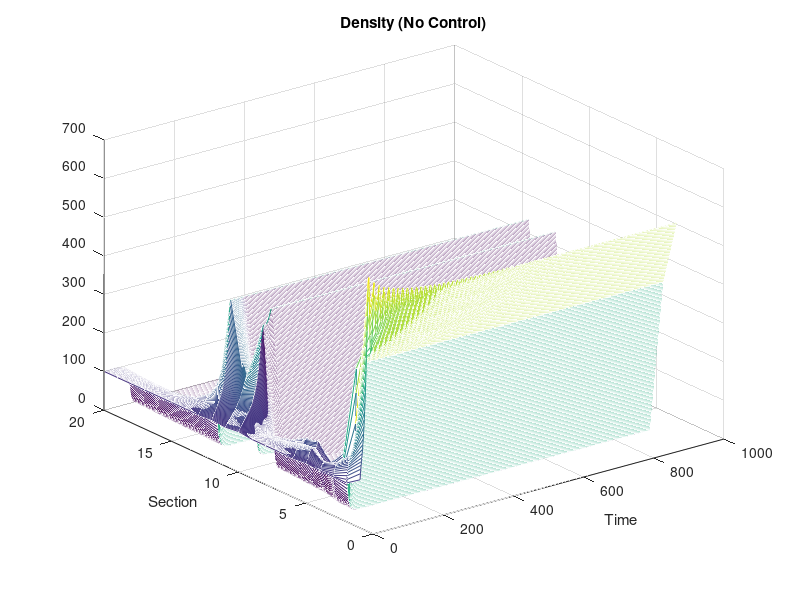
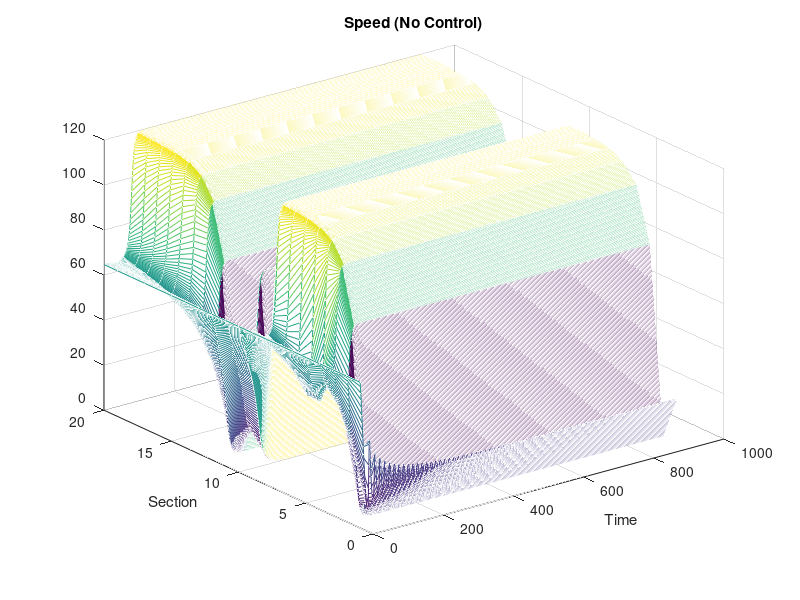
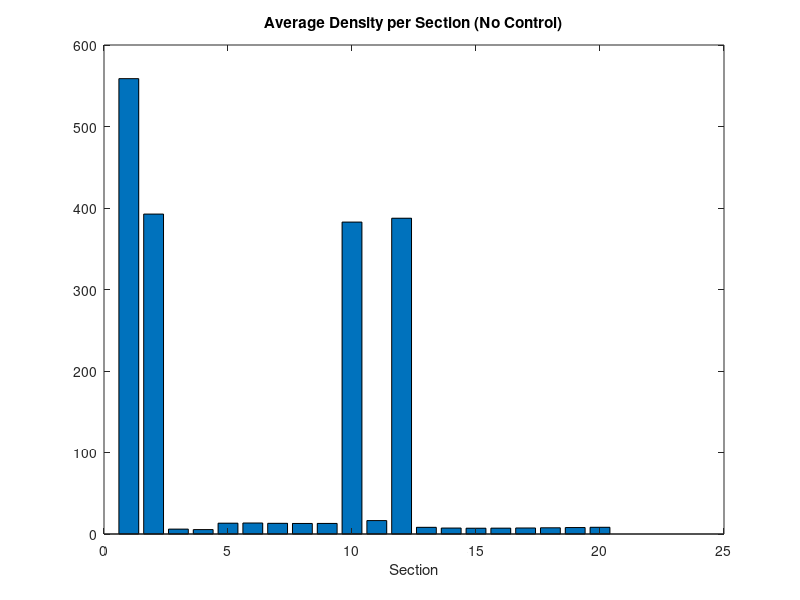
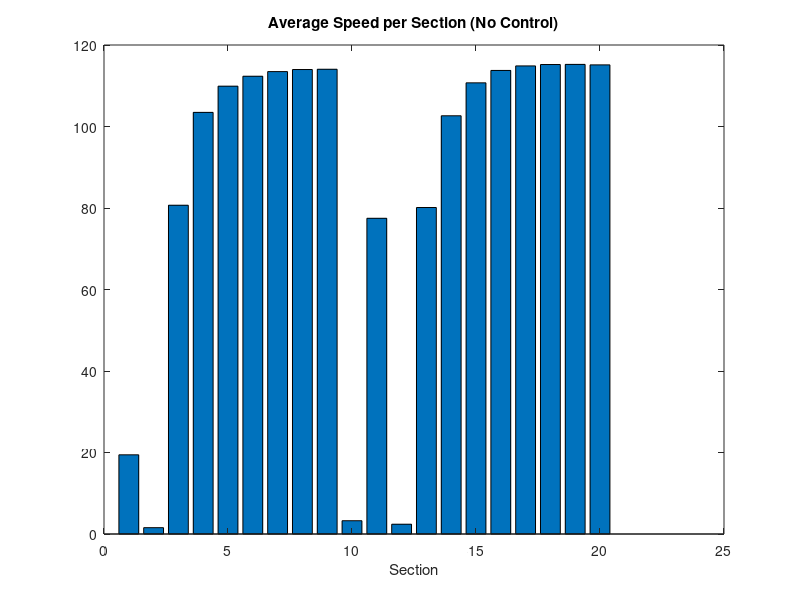

Here is the MATLAB script that generated these plots, in order:
clear variables;

%% Model Parameters
N = 20;                          % Sections
K = 360*2+180;                   % Time horizon (2h)
T = 10/3600;                     % 10 s timestep
tau = 0.02; l = 1.4; m = 4;      % Dynamics parameters
eta = 4; chi = 40;               % Anticipation & smoothing

L = 0.5 * ones(N,1);             % Section length [km]
vf = 120 * ones(N,1);            % Free-flow speed
rho_max = 400 * ones(N,1);       % Max density
rho_cr = 110 * ones(N,1);        % Critical density

Ir = zeros(N,1);
Ir([5,10,12]) = 1;

%% Ramp demand
dem = zeros(N,K+1);
dem(5,:)  = 700;
dem(10,:) = 800;
dem(12,:) = 650;

%% Initial Conditions
rho_iniz = 100 * ones(N,1);       % Higher starting congestion
v_iniz = vf .* (1 - (rho_iniz ./ rho_max).^l).^m;
q_iniz = rho_iniz .* v_iniz;

%% Boundary Conditions - Section 0
rho_sez0 = 90 * ones(K,1);       % Higher upstream density
v_sez0 = vf(1) * ones(K,1);
q_sez0 = rho_sez0 .* v_sez0;

%% Boundary Conditions - Section N
rho_sezfin = 80 * ones(K,1);
v_sezfin = vf(N) .* (1 - (rho_sezfin ./ rho_max(N)).^l).^m;
q_sezfin = rho_sezfin .* v_sezfin;

%% State Variables
rho = zeros(N,K+1);
v = zeros(N,K+1);
q = zeros(N,K+1);
r = dem;                          % Fixed onramp inflow

%% k = 1 initialization
rho(1,1) = rho_iniz(1) + T/L(1)*(q_sez0(1) - q_iniz(1));
v(1,1) = max(0, v_iniz(1) + T/tau*(vf(1)*(1 - (rho_iniz(1)/rho_max(1))^l)^m - v_iniz(1)));

for i=2:N
    rho(i,1) = rho_iniz(i) + T/L(i)*(q_iniz(i-1) + r(i,1)*Ir(i) - q_iniz(i));
    rho(i,1) = min(rho(i,1), rho_max(i));
    v(i,1) = max(0, v_iniz(i) + T/tau*(vf(i)*(1 - (rho_iniz(i)/rho_max(i))^l)^m - v_iniz(i)));
end

%% Simulation loop
for k = 1:K
    q(:,k) = rho(:,k) .* v(:,k);

    % Section 1
    rho(1,k+1) = rho(1,k) + T/L(1)*(q_sez0(k) - q(1,k));
    v(1,k+1) = max(0, v(1,k) + T/tau*(vf(1)*(1 - (rho(1,k)/rho_max(1))^l)^m - v(1,k)));

    % All other sections
    for i = 2:N
        inflow = q(i-1,k) + r(i,k)*Ir(i);
        rho(i,k+1) = rho(i,k) + T/L(i)*(inflow - q(i,k));
        rho(i,k+1) = min(rho(i,k+1), rho_max(i));

        % Anticipation and convection terms
        if i < N
            anticipation = (rho(i+1,k) - rho(i,k)) / (rho(i,k) + chi);
        else
            anticipation = (rho_sezfin(k) - rho(i,k)) / (rho(i,k) + chi);
        end
        convection = v(i,k) * (v(i,k) - v(i-1,k));

        v(i,k+1) = v(i,k) + (T/tau) * ...
            (vf(i)*(1 - (rho(i,k)/rho_max(i))^l)^m - v(i,k) ...
             - (T/L(i)) * convection ...
             - (eta*T/L(i)) * anticipation);
        v(i,k+1) = max(v(i,k+1), 0);
    end
end

%% Metrics
TTT = sum(sum(rho)) * L(1) * T;
avg_rho = mean(rho,2);
avg_v = mean(v,2);
%% Plots
figure; mesh(rho); title('Density (No Control)'); xlabel('Time'); ylabel('Section');
figure; mesh(v); title('Speed (No Control)'); xlabel('Time'); ylabel('Section');
figure; bar(avg_rho); title('Average Density per Section (No Control)'); xlabel('Section');
figure; bar(avg_v); title('Average Speed per Section (No Control)'); xlabel('Section');
fprintf('Total Travel Time (No Control): %.2f veh·h\\n', TTT);

ramp_sections = find(Ir == 1);  % Indices of sections with on-ramps
time = 0:K;                     % Time steps

for idx = 1:length(ramp_sections)
    i_section = ramp_sections(idx);
    
    figure;
    subplot(2,1,1);
    plot(time, rho(i_section, :), 'b-', 'LineWidth', 1.5);
    title(['Density over time at on-ramp section ', num2str(i_section)]);
    xlabel('Time step');
    ylabel('Density (veh/km)');
    grid on;

    subplot(2,1,2);
    plot(time, v(i_section, :), 'r-', 'LineWidth', 1.5);
    title(['Speed over time at on-ramp section ', num2str(i_section)]);
    xlabel('Time step');
    ylabel('Speed (km/h)');
    grid on;
end
